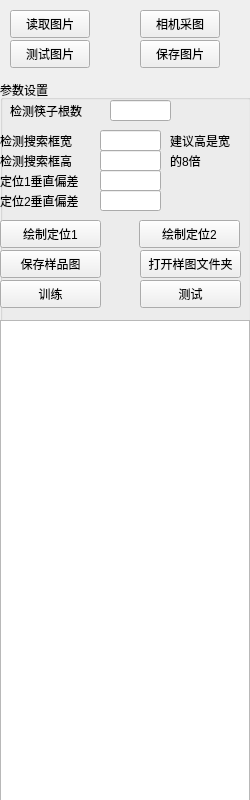
<?xml version="1.0" encoding="UTF-8"?>
<ui version="4.0">
 <class>FormRecognize</class>
 <widget class="QWidget" name="FormRecognize">
  <property name="geometry">
   <rect>
    <x>0</x>
    <y>0</y>
    <width>250</width>
    <height>800</height>
   </rect>
  </property>
  <property name="windowTitle">
   <string>Form</string>
  </property>
  <widget class="QPushButton" name="pushButton_ReadImage">
   <property name="geometry">
    <rect>
     <x>10</x>
     <y>10</y>
     <width>80</width>
     <height>28</height>
    </rect>
   </property>
   <property name="text">
    <string>读取图片</string>
   </property>
  </widget>
  <widget class="QPushButton" name="pushButton_GrabImage">
   <property name="geometry">
    <rect>
     <x>140</x>
     <y>10</y>
     <width>80</width>
     <height>28</height>
    </rect>
   </property>
   <property name="text">
    <string>相机采图</string>
   </property>
  </widget>
  <widget class="QPushButton" name="pushButton_TestImage">
   <property name="geometry">
    <rect>
     <x>10</x>
     <y>40</y>
     <width>80</width>
     <height>28</height>
    </rect>
   </property>
   <property name="text">
    <string>测试图片</string>
   </property>
  </widget>
  <widget class="QGroupBox" name="groupBox">
   <property name="geometry">
    <rect>
     <x>0</x>
     <y>80</y>
     <width>251</width>
     <height>1080</height>
    </rect>
   </property>
   <property name="title">
    <string>参数设置</string>
   </property>
   <widget class="QLineEdit" name="lineEdit_CheckNum">
    <property name="geometry">
     <rect>
      <x>110</x>
      <y>20</y>
      <width>61</width>
      <height>21</height>
     </rect>
    </property>
   </widget>
   <widget class="QTableWidget" name="tableWidget">
    <property name="geometry">
     <rect>
      <x>0</x>
      <y>240</y>
      <width>250</width>
      <height>531</height>
     </rect>
    </property>
   </widget>
   <widget class="QPushButton" name="pushButton_DrawPos1">
    <property name="geometry">
     <rect>
      <x>0</x>
      <y>140</y>
      <width>101</width>
      <height>28</height>
     </rect>
    </property>
    <property name="text">
     <string>绘制定位1</string>
    </property>
   </widget>
   <widget class="QPushButton" name="pushButton_DrawPos2">
    <property name="geometry">
     <rect>
      <x>139</x>
      <y>140</y>
      <width>101</width>
      <height>28</height>
     </rect>
    </property>
    <property name="text">
     <string>绘制定位2</string>
    </property>
   </widget>
   <widget class="QPushButton" name="pushButton_DrawDetect">
    <property name="geometry">
     <rect>
      <x>140</x>
      <y>170</y>
      <width>101</width>
      <height>28</height>
     </rect>
    </property>
    <property name="text">
     <string>打开样图文件夹</string>
    </property>
   </widget>
   <widget class="QLabel" name="label">
    <property name="geometry">
     <rect>
      <x>10</x>
      <y>20</y>
      <width>101</width>
      <height>21</height>
     </rect>
    </property>
    <property name="text">
     <string>检测筷子根数</string>
    </property>
   </widget>
   <widget class="QPushButton" name="pushButton_SaveSample">
    <property name="geometry">
     <rect>
      <x>0</x>
      <y>170</y>
      <width>101</width>
      <height>28</height>
     </rect>
    </property>
    <property name="text">
     <string>保存样品图</string>
    </property>
   </widget>
   <widget class="QLabel" name="label_2">
    <property name="geometry">
     <rect>
      <x>0</x>
      <y>50</y>
      <width>81</width>
      <height>21</height>
     </rect>
    </property>
    <property name="text">
     <string>检测搜索框宽</string>
    </property>
   </widget>
   <widget class="QLineEdit" name="lineEdit_CheckWidth">
    <property name="geometry">
     <rect>
      <x>100</x>
      <y>50</y>
      <width>61</width>
      <height>21</height>
     </rect>
    </property>
   </widget>
   <widget class="QLineEdit" name="lineEdit_CheckHeight">
    <property name="geometry">
     <rect>
      <x>100</x>
      <y>70</y>
      <width>61</width>
      <height>21</height>
     </rect>
    </property>
   </widget>
   <widget class="QLabel" name="label_3">
    <property name="geometry">
     <rect>
      <x>0</x>
      <y>70</y>
      <width>81</width>
      <height>21</height>
     </rect>
    </property>
    <property name="text">
     <string>检测搜索框高</string>
    </property>
   </widget>
   <widget class="QLabel" name="label_4">
    <property name="geometry">
     <rect>
      <x>170</x>
      <y>50</y>
      <width>81</width>
      <height>21</height>
     </rect>
    </property>
    <property name="text">
     <string>建议高是宽</string>
    </property>
   </widget>
   <widget class="QLabel" name="label_5">
    <property name="geometry">
     <rect>
      <x>170</x>
      <y>70</y>
      <width>81</width>
      <height>21</height>
     </rect>
    </property>
    <property name="text">
     <string>的8倍</string>
    </property>
   </widget>
   <widget class="QPushButton" name="pushButton_Train">
    <property name="geometry">
     <rect>
      <x>0</x>
      <y>200</y>
      <width>101</width>
      <height>28</height>
     </rect>
    </property>
    <property name="text">
     <string>训练</string>
    </property>
   </widget>
   <widget class="QLabel" name="label_6">
    <property name="geometry">
     <rect>
      <x>0</x>
      <y>90</y>
      <width>81</width>
      <height>21</height>
     </rect>
    </property>
    <property name="text">
     <string>定位1垂直偏差</string>
    </property>
   </widget>
   <widget class="QLineEdit" name="lineEdit_VertcalBias1">
    <property name="geometry">
     <rect>
      <x>100</x>
      <y>90</y>
      <width>61</width>
      <height>21</height>
     </rect>
    </property>
   </widget>
   <widget class="QLabel" name="label_7">
    <property name="geometry">
     <rect>
      <x>0</x>
      <y>110</y>
      <width>81</width>
      <height>21</height>
     </rect>
    </property>
    <property name="text">
     <string>定位2垂直偏差</string>
    </property>
   </widget>
   <widget class="QLineEdit" name="lineEdit_VertcalBias2">
    <property name="geometry">
     <rect>
      <x>100</x>
      <y>110</y>
      <width>61</width>
      <height>21</height>
     </rect>
    </property>
   </widget>
   <widget class="QPushButton" name="pushButton_TestOrg">
    <property name="geometry">
     <rect>
      <x>140</x>
      <y>200</y>
      <width>101</width>
      <height>28</height>
     </rect>
    </property>
    <property name="text">
     <string>测试</string>
    </property>
   </widget>
  </widget>
  <widget class="QPushButton" name="pushButton_SaveImage">
   <property name="geometry">
    <rect>
     <x>140</x>
     <y>40</y>
     <width>80</width>
     <height>28</height>
    </rect>
   </property>
   <property name="text">
    <string>保存图片</string>
   </property>
  </widget>
 </widget>
 <resources/>
 <connections/>
</ui>
